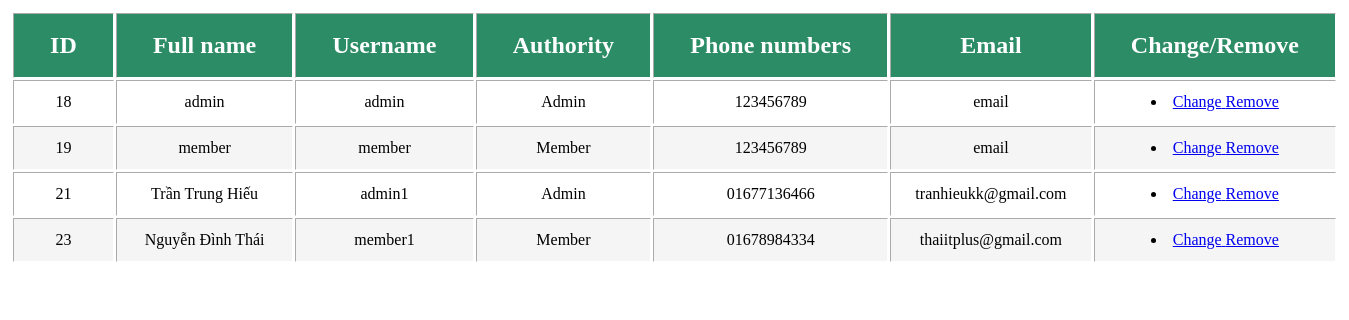
Screenshot of /PhpProject2/page/admin/content/_list_user_manager.php with the database file from the repository.
### tables this page shows
CREATE TABLE `meetingroom_user` (
  `ID` int(255) NOT NULL,
  `fullName` varchar(50) NOT NULL,
  `username` varchar(50) NOT NULL,
  `password` varchar(50) NOT NULL,
  `admin` tinyint(1) NOT NULL,
  `sodienthoai` varchar(13) NOT NULL,
  `Email` varchar(50) NOT NULL,
  `avata` blob NOT NULL
);

### PhpProject2/page/admin/content/_list_user_manager.php (the view, shortened to what this page needs)
<!DOCTYPE html>
<html>
    <head>
        <link href="../css/table.css" rel="stylesheet" type="text/css"/>
    </head>
    <body>
        <?php
             $query= "SELECT * FROM `meetingroom_user` ";
             $result = mysql_query($query);
             ?>
        <table border='1'>
            <tr>
                <th class="bground">ID</th>
                <th class="bground">Full name</th>
                <th class="bground">Username</th>
                <th class="bground">Authority</th>
                <th class="bground">Phone numbers</th>
                <th class="bground">Email</th>
                <th class="bground">Change/Remove</th>
            </tr>
            <?php
            while($row = mysql_fetch_array($result))   {
                echo "<tr>";
                echo "<td>" . $row['ID'] . "</td>";
                echo "<td>" . $row['fullName'] . "</td>";
                echo "<td>" . $row['username'] . "</td>";
                echo "<td>"; if( $row['admin'] == 1){echo 'Admin';}elseif ($row['admin']==2) {echo 'Member';} else {echo"Block";}  echo "</td>";
                echo "<td>" . $row['sodienthoai'] . "</td>";
                echo "<td>" . $row['Email'] . "</td>";
                 echo "<td><li>";
                echo "<a href='index.php?page=_Changemem&ID=" . $row['ID'] . "'> Change</a>";
                echo "<a  onclick=' return confirmAction()' href='index.php?page=_Removemem&ID=" . $row['ID'] . "'> Remove</a>";
                echo "</li></td>";
                echo "</tr>";
                }
                echo "</table>";
        ?>
    </body>
</html>

### PhpProject2/css/table.css (style rules this page uses)
table { border:#f5f5f5 solid; margin-bottom: 3em; width: 100%; background: #fff; margin: 0; padding: 0; font-size: 100%; font: inherit; vertical-align: baseline; overflow-y:scroll; }
td, th { padding: 0.75em 1.5em; text-align: center; line-height: normal; border-color: white; }
th { background-color: #31bc86; font-weight: bold; color: #fff; white-space: nowrap; }
tbody th { background-color: #2ea879; align-content: space-between; }
tbody tr:nth-child(2n-1) { background-color: #f5f5f5; transition: all .125s ease-in-out; }
.bground { background-color: #2B8C65; font-size: 150%; }
table { border: #ff0000 solid 3px; border-color: #fff; border-style: solid; }

### rows the page displays
meetingroom_user: ID "18", fullName "admin", username "admin", admin "Admin", sodienthoai "123456789", Email "email"
meetingroom_user: ID "19", fullName "member", username "member", admin "Member", sodienthoai "123456789", Email "email"
meetingroom_user: ID "21", fullName "Trần Trung Hiếu", username "admin1", admin "Admin", sodienthoai "01677136466", Email "tranhieukk@gmail.com"
meetingroom_user: ID "23", fullName "Nguyễn Đình Thái", username "member1", admin "Member", sodienthoai "01678984334", Email "thaiitplus@gmail.com"
